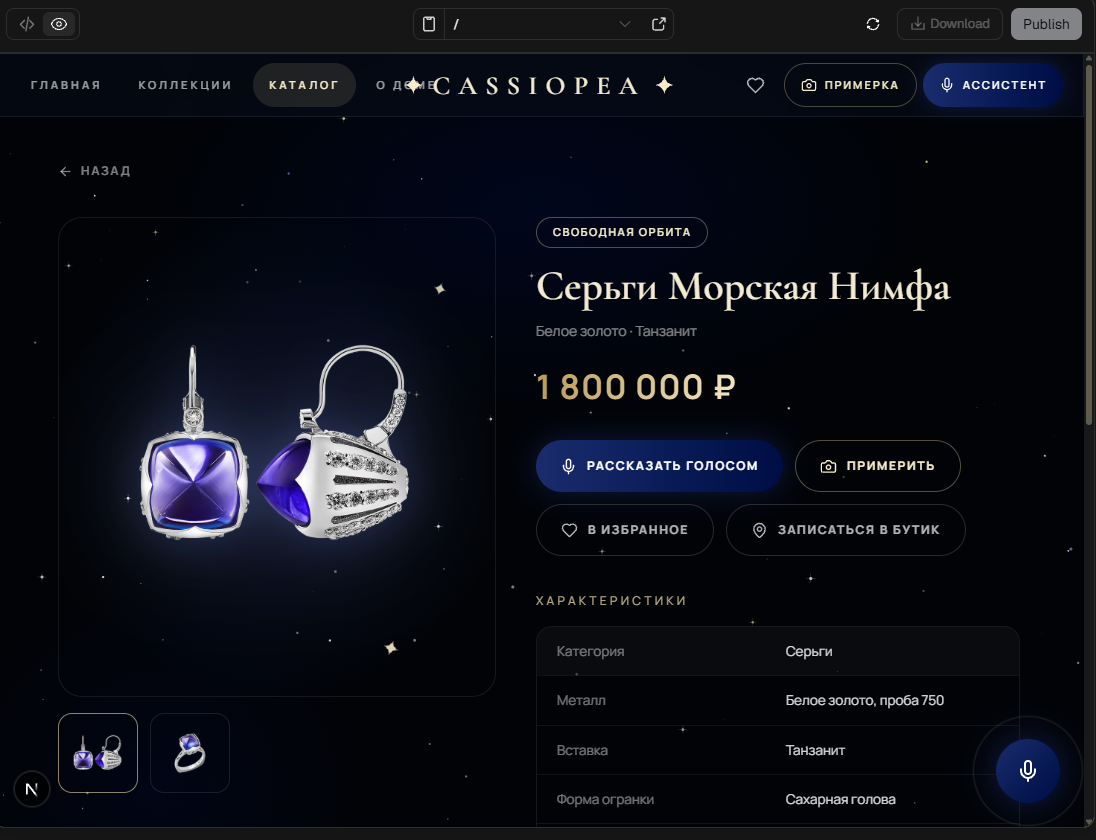
#> input picture upload/pasted_image_1793357991609.png, 1096 x 840 px; its folder holds only this picture in this run
$ python -i rebuild_galleries.py   (imports and definitions only)
#> lines starting #> are read from the running program, lines starting #| are printed output that depends on the picture
#!/usr/bin/env python3
# -*- coding: utf-8 -*-
"""Пересборка галерей изделий: только собственные фото из блока product-offer.
Исправляет контаминацию галерей чужими фото из блоков you-might-like."""
import json, os, re, io, time, sys
import requests
from concurrent.futures import ThreadPoolExecutor, as_completed
from PIL import Image

BASE = "https://cassiopea.ru"
ROOT = "/home/z/my-project"
IMG_PRODUCTS = os.path.join(ROOT, "public/images/products")
CATALOG = os.path.join(ROOT, "src/data/catalog.json")

# [1 line that did not run here, left out]
# [1 line not run here, left out]

def get(url, tries=3, timeout=25):
#> called with tries = 3, timeout = 25
    last = None
    for i in range(tries):
        try:
            r = S.get(url, timeout=timeout)
            if r.status_code == 200 and len(r.content) > 1000:
                return r.text
            last = f"status {r.status_code}"
        except Exception as e:
            last = str(e)
        time.sleep(1.5 * (i + 1))
    return None

def ahash(path_or_img, size=16):
#> called with path_or_img = '../upload/pasted_image_1793357991609.png', size = 16
    try:
        if isinstance(path_or_img, Image.Image):
            im = path_or_img.convert("L").resize((size, size), Image.LANCZOS)
        else:
            im = Image.open(path_or_img).convert("L").resize((size, size), Image.LANCZOS)
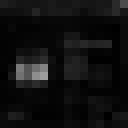
#> im: PIL image 16x16 L (shown 8 times larger); min 0, max 156, mean 15.9
        px = list(im.getdata())
#> px = 256 values, max 156 at index 149, min 0 at index 62, mean 15.94
        avg = sum(px) / len(px)
#> avg = 15.94
        return [p > avg for p in px]
    except Exception:
        return None

def hdist(a, b):
    return sum(x != y for x, y in zip(a, b)) / len(a)

# [40 lines left out: functions save_img, extract_offer_slides, not called in this run]

def main():
    pass

# [5 lines not run here, left out]
# 1. sitemap
sm = get(f"{BASE}/sitemap-iblock-1.xml")
# [1 line that did not run here, left out]
# [1 line that did not run here, left out]

# [2 lines not run here, left out]
# [1 line that did not run here, left out]
# [1 line not run here, left out]

# 2. fetch pages -> slide urls
pages = {}
# [12 lines not run here, left out]

# [1 line that did not run here, left out]
# [1 line not run here, left out]

# 3. download galleries in parallel + update catalog
download_jobs = []  # (slug, idx, url)
# [5 lines not run here, left out]
saved = {}
# [11 lines not run here, left out]

changes, kept, replaced_prev = 0, 0, 0
# [30 lines not run here, left out]

# intermediate save
def dump():
    with open(CATALOG, "w", encoding="utf-8") as f:
        json.dump(data, f, ensure_ascii=False, indent=1)
# [1 line not run here, left out]

# cleanup orphaned old photos (_N files no longer referenced)
referenced = set()
# [5 lines not run here, left out]
removed = 0
# [9 lines not run here, left out]

>>> result = ahash('../upload/pasted_image_1793357991609.png')
#> result = 256 items, first 6: True, True, True, True, True, True

$ run again, on upload/pasted_image_1793449261879.png
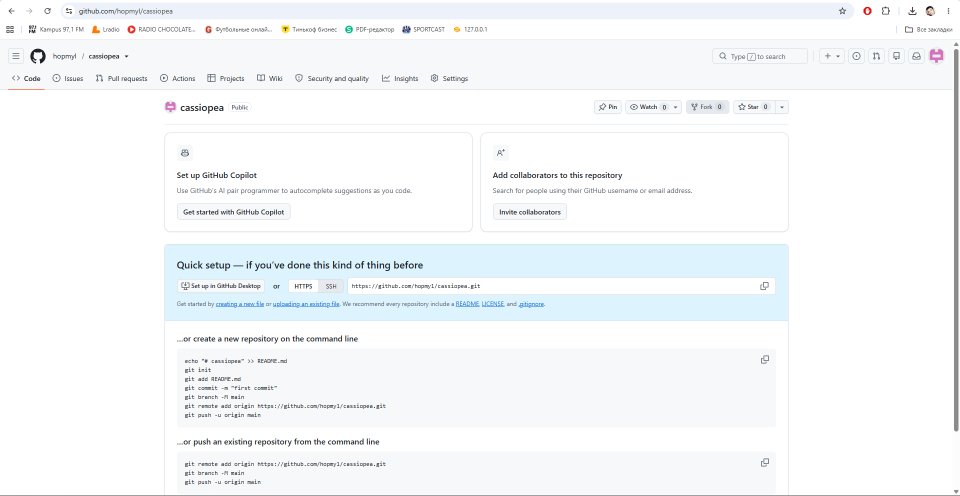
#> input picture upload/pasted_image_1793449261879.png, 1919 x 992 px (shown at 1/2 size)
#> in ahash, `im = Image.open(path_or_img).convert("L").resize((size, size), Image.L..`:
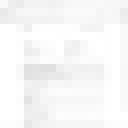
#> im: PIL image 16x16 L (shown 8 times larger); min 224, max 255, mean 247.9
#> px = 256 values, max 255 at index 48, min 224 at index 133, mean 247.9
#> avg = 247.9
#> result = 256 items, first 6: True, False, False, False, False, False
